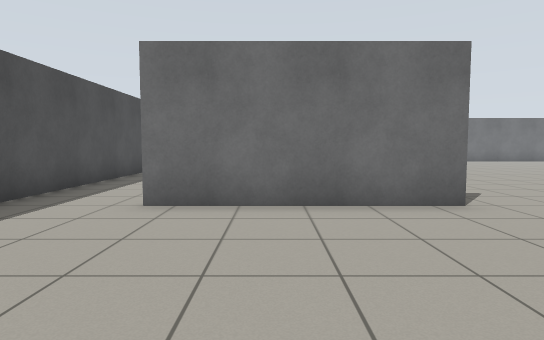
[1] (above)

22 first-person views from a walk through a world built for the Gazebo simulator. The camera is 0.94 m above the floor, tilts 4° down and sees 75° across. The floor is counted in squares, 1 m on a side. Each view is taken from the middle of a square. On the plan, view 1 faces up. The plan holds only what a view shows up to about 12 squares ahead; the rest is blank. The place goes on beyond the plan.

[2]
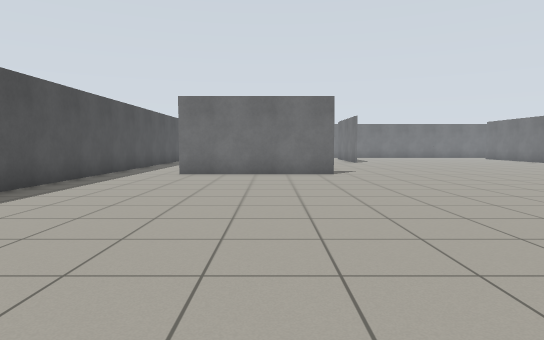

[3]
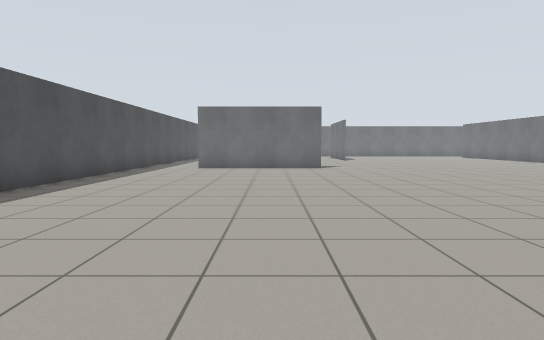

[4]
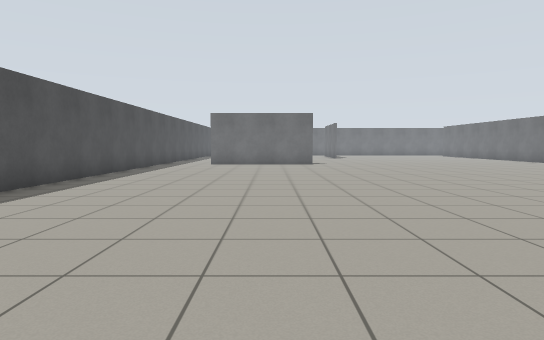

[5]
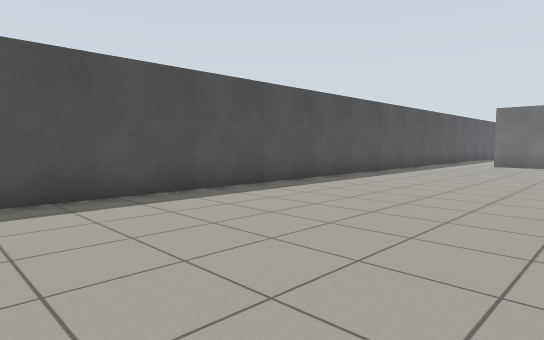

[6]
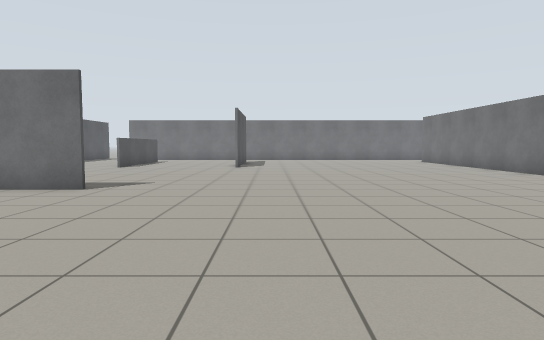

[7]
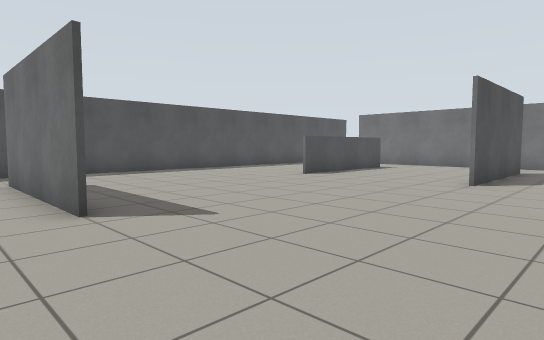

[8]
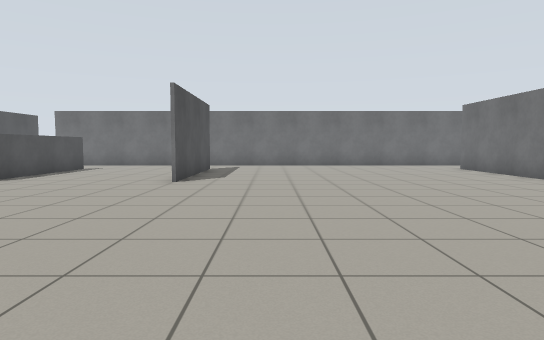

[9]
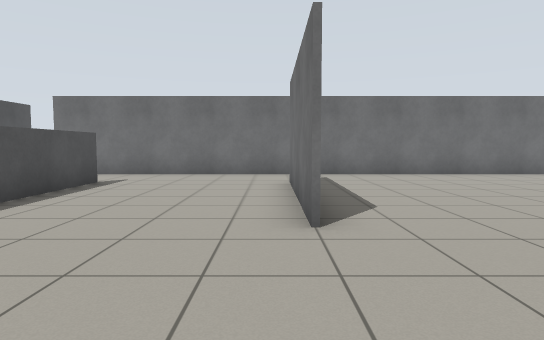

[10]
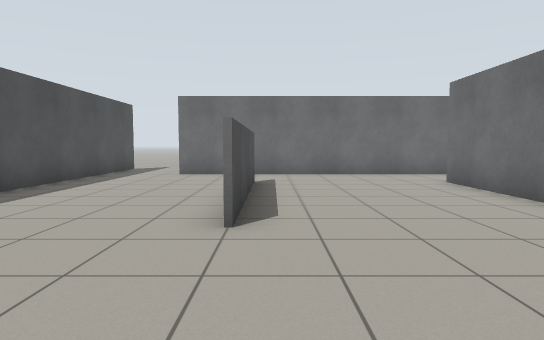

[11]
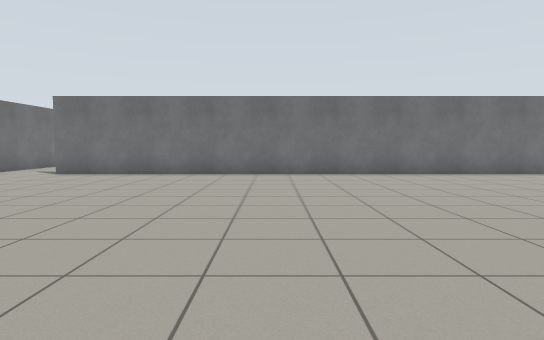

[12]
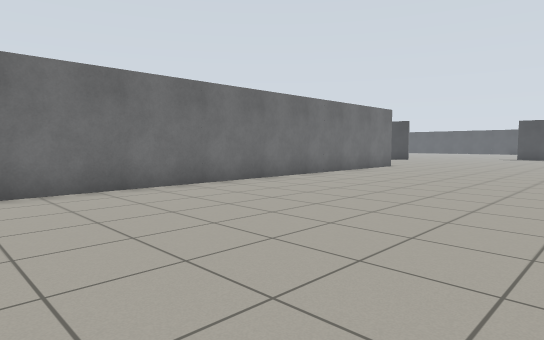

[13]
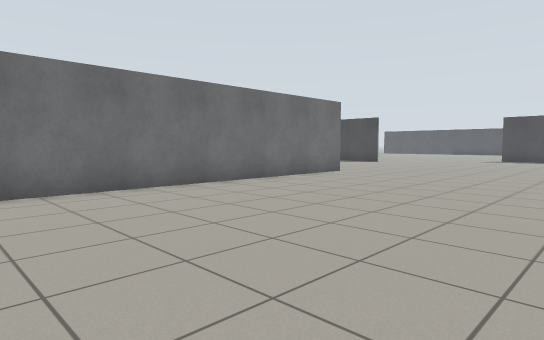

[14]
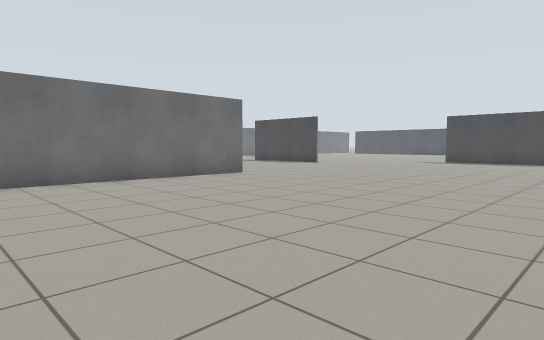

[15]
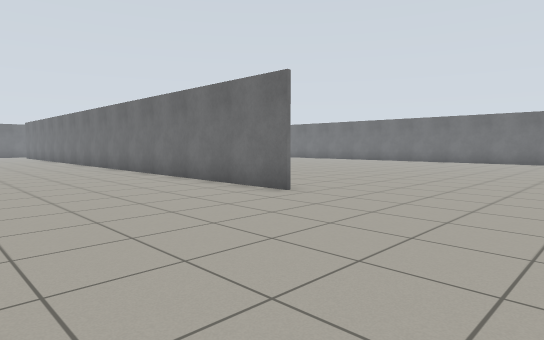

[16]
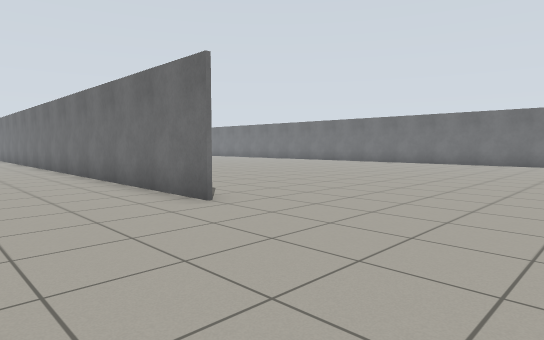

[17]
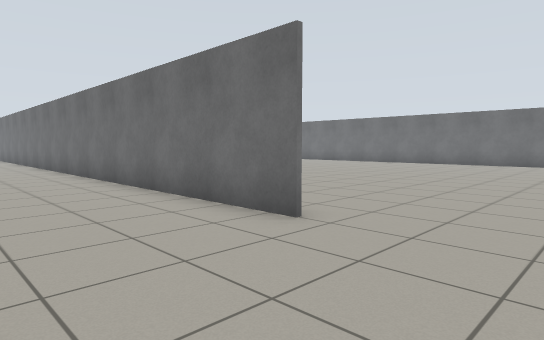

[18]
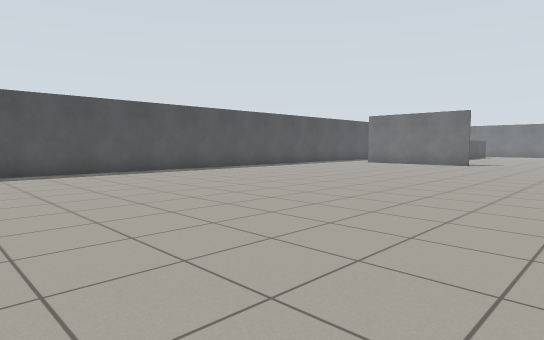

[19]
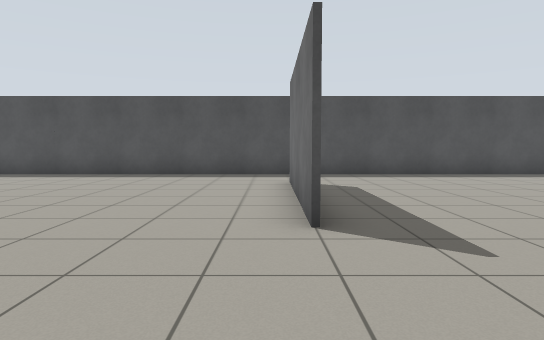

[20]
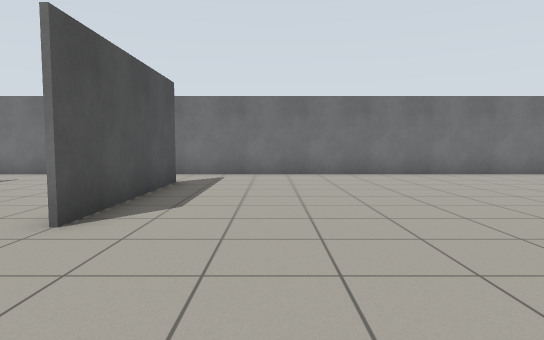

[21]
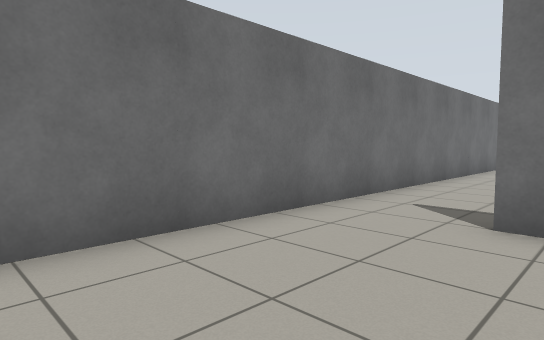

[22]
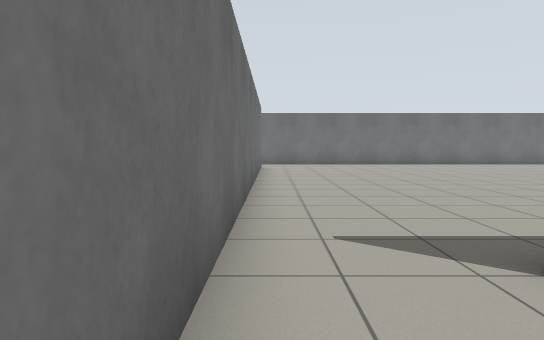

### Floor plan
Points are (right, up) in squares from view 1. A wall is a line through its corners. A room is listed if a view was taken in it or the views show most of it. See-through windows are left out.
Room 1 (views 1, 2, 3, 4, 5, 6, 7, 8, 9, 10, 11, 12, 13, 14, 15, 16, 17, 18, 19, 20, 21, 22)
walls: (3.1, 5.5) (-2, 5.5); (5.5, 13) (5.5, 18); (15.4, -7.1) (15.4, 18); (5.6, 18.1) (5.6, 13); (0.6, 18) (0.6, 13); (-4.4, 13.9) (-4.4, -11.2); (24.6, 20.4) (-2, 20.4); (-4.4, 21.1) (-4.4, 16)
ways out: opening at (-3, 21)

Positions as (right, up) in squares from view 1, and headings:
1: (0, 0), facing up
2: (1, -6), facing up
3: (1, -9), facing up
4: (1, -12), facing up
5: (2, -12), facing up-left
6: (7, -2), facing up
7: (8, 4), facing up-left
8: (8, 4), facing up
9: (5, 9), facing up
10: (1, 9), facing up
11: (4, 11), facing right
12: (8, 8), facing down-right
13: (8, 4), facing down-right
14: (6, 1), facing down-right
15: (10, -12), facing up-right
16: (12, -12), facing up-right
17: (12, -10), facing up-right
18: (8, -12), facing up-left
19: (7, 5), facing left
20: (8, 9), facing up
21: (11, 17), facing up-right
22: (13, 20), facing right
